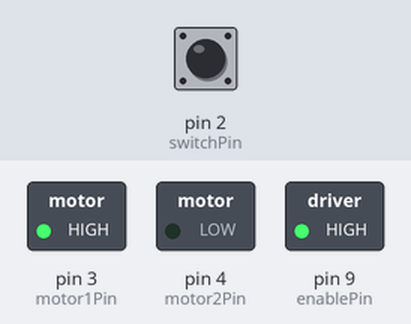
The sketch below on a simulated Arduino Uno, built with avr-gcc and run on an emulated ATmega328P. On the bench: switched loads named in the sketch (green lamp = pin HIGH). The inputs (shaded band) are chosen by the test bench; at power-on: pin 2 (switchPin) LOW.

Above: at 1.2 s.
1.3 s: pin 2 (switchPin) pulled HIGH for 0.15 s
At 1.37 s:
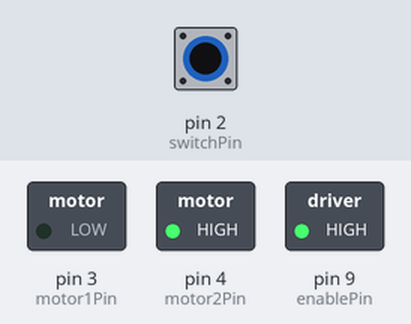
2.9 s: pin 2 (switchPin) pulled HIGH for 3.2 s
At 6.9 s:
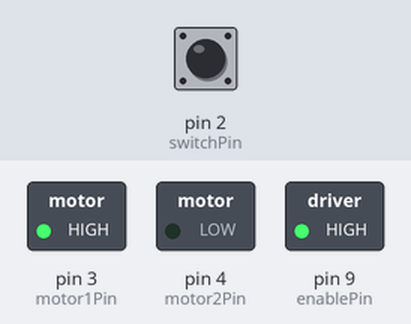
Timing chart, 0 to 8.4 s (numbered marks = the images above; inputs shaded):
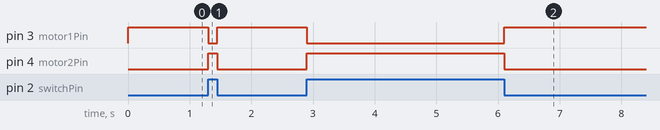

The sketch:

h_bridge.ino
```cpp
  const int switchPin = 2;    // switch input
  const int motor1Pin = 3;    // H-bridge leg 1 (pin 2, 1A)
  const int motor2Pin = 4;    // H-bridge leg 2 (pin 7, 2A)
  const int enablePin = 9;    // H-bridge enable pin

  void setup() {
    // set the switch as an input:
    pinMode(switchPin, INPUT);

    // set all the other pins you're using as outputs:
    pinMode(motor1Pin, OUTPUT);
    pinMode(motor2Pin, OUTPUT);
    pinMode(enablePin, OUTPUT);
  //  pinMode(ledPin, OUTPUT);

    // set enablePin high so that motor can turn on:
    digitalWrite(enablePin, HIGH);
  }

  void loop() {
    // if the switch is high, motor will turn on one direction:
    if (digitalRead(switchPin) == HIGH) {
      digitalWrite(motor1Pin, LOW);   // set leg 1 of the H-bridge low
      digitalWrite(motor2Pin, HIGH);  // set leg 2 of the H-bridge high
    }
    // if the switch is low, motor will turn in the other direction:
    else {
      digitalWrite(motor1Pin, HIGH);  // set leg 1 of the H-bridge high
      digitalWrite(motor2Pin, LOW);   // set leg 2 of the H-bridge low
    }
  }
```

Measured:
- after the input at 1.3 s, pin 3 (motor1Pin): HIGH → LOW at once, → HIGH 0.15 s later; pin 4 (motor2Pin): LOW → HIGH at once, → LOW 0.15 s later
- after the input at 2.9 s, pin 3 (motor1Pin): HIGH → LOW at once, → HIGH 3.2 s later; pin 4 (motor2Pin): LOW → HIGH at once, → LOW 3.2 s later
